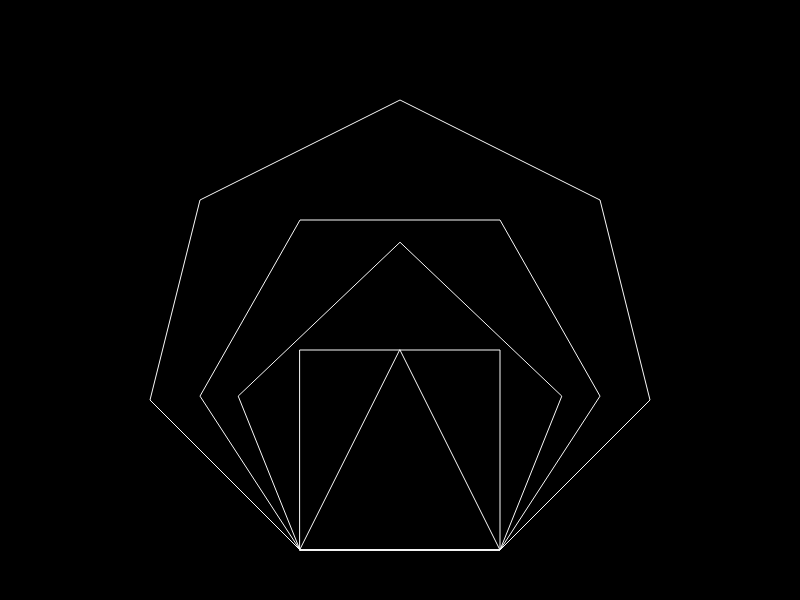
Frame 1 (no input)
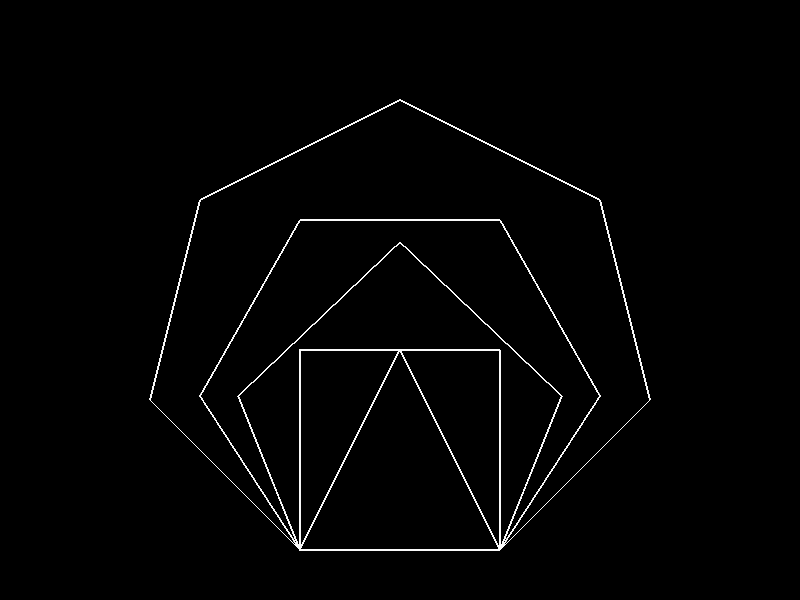
Frame 60 (no input)
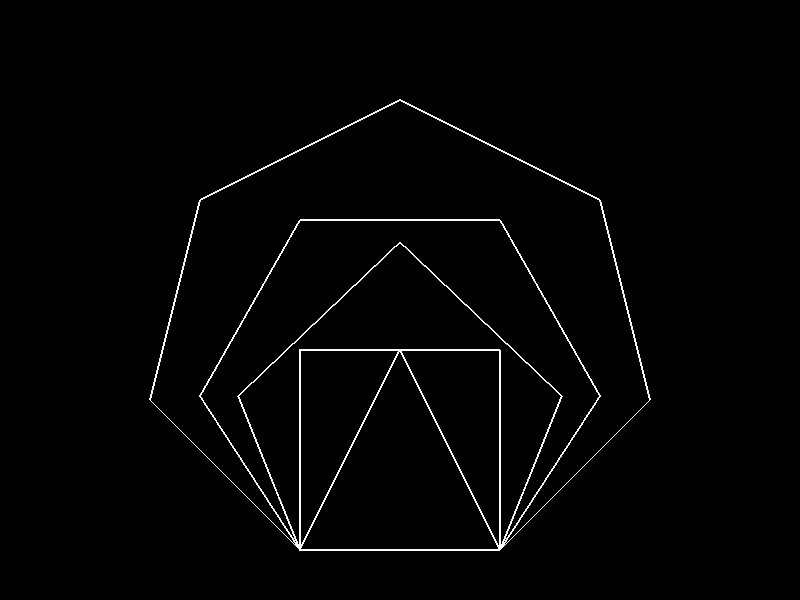
Frame 120 (the mouse pressed at the canvas centre since frame 60)

The p5.js sketch that drew these frames (run headless with seeded random() and noise() and a simulated clock; from frame 60 on, the mouse is pressed at the canvas centre):

// p5.js sketch
// ── sketch.js
function setup() {
  createCanvas(800,600);
  background(0);
  x1=300;
  y1=550;
  x2=500;
  y2=550;
}

function draw() {
  noFill();
  stroke(250);
  triangle(x1, y1, x2, y2, 400, 350);
  stroke(250);
  quad(x1, y1, x2, y2, 500, 350, 300, 350);
  stroke(250);
  beginShape();
  vertex(x1, y1);
  vertex(x2, y2);
  vertex(561.803, 396.116);
  vertex(400, 242.232);
  vertex(238.197,396.116);
  vertex(x1, y1);
  endShape();
  
  beginShape();
  vertex(x1, y1);
  vertex(x2, y2);
  vertex(600, 396.116);
  vertex(500, 220);
  vertex(300,220);
  vertex(200,396.116);
  vertex(x1, y1);
  endShape();
  
  beginShape();
  vertex(x1, y1);
  vertex(x2, y2);
  vertex(650, 400);
  vertex(600, 200);
  vertex(400,100);
  vertex(200,200);
  vertex(150,400);
  vertex(x1, y1);
  endShape();
  
  
}
